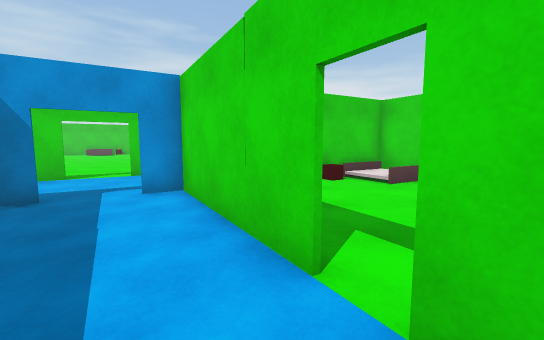
view 1 (above)

19 first-person views from a walk through a scene from a Unity 3-D project. The camera is 1.3 m above the floor, tilts 6° down and sees 90° across. The floor is counted in squares, 1 m on a side. Each view is taken from the middle of a square. On the plan, view 1 faces up. The plan holds only what a view shows up to about 13 squares ahead; the rest is blank. The place goes on beyond the plan.

view 2
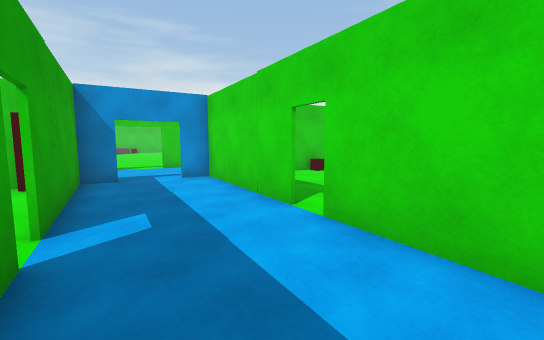

view 3
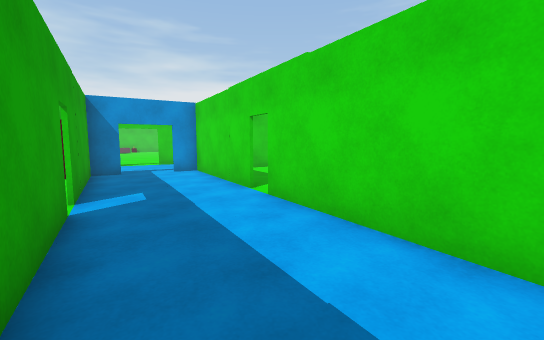

view 4
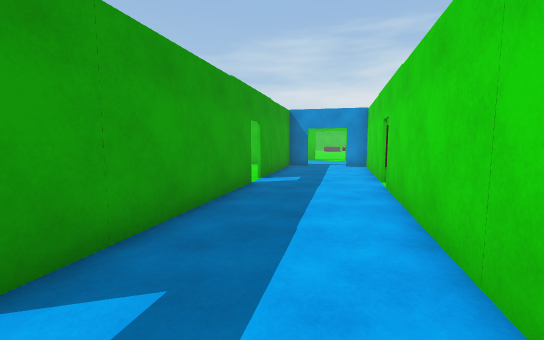

view 5
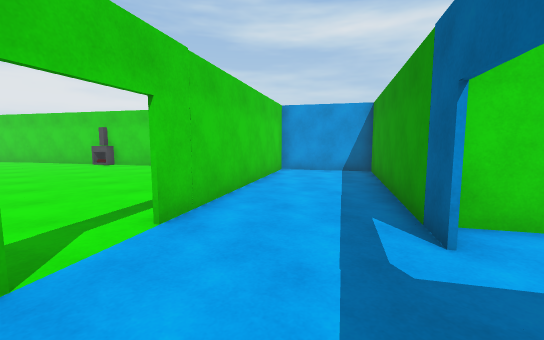

view 6
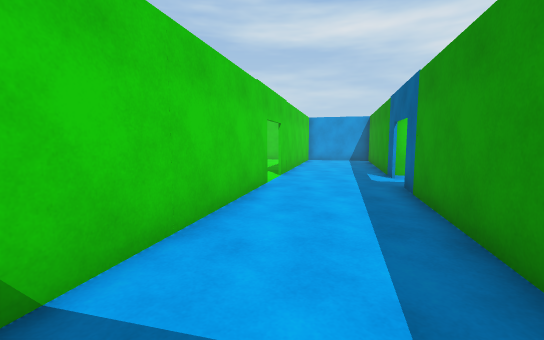

view 7
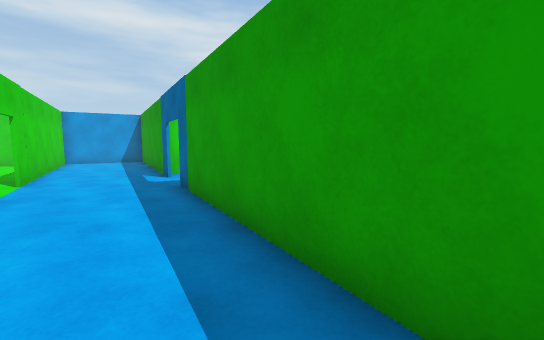

view 8
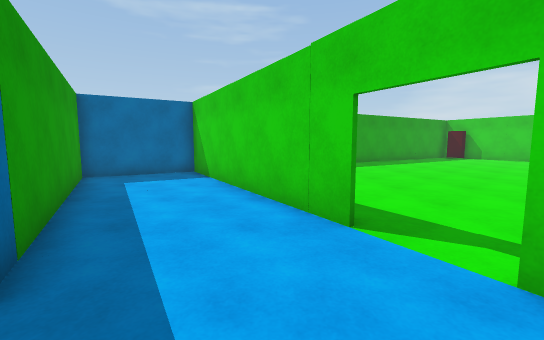

view 9
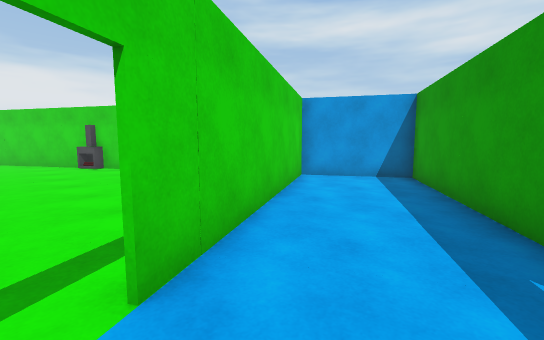

view 10
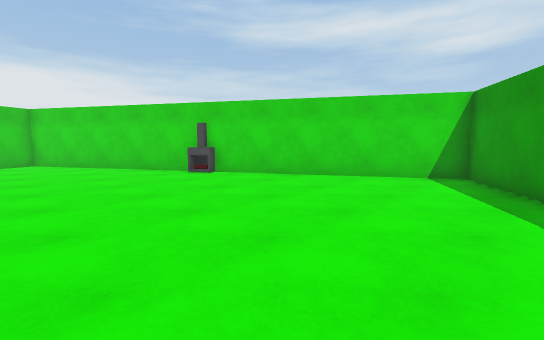

view 11
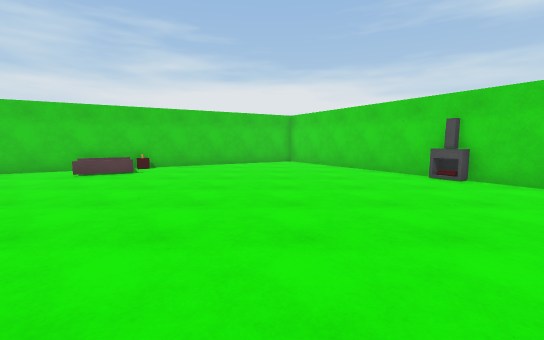

view 12
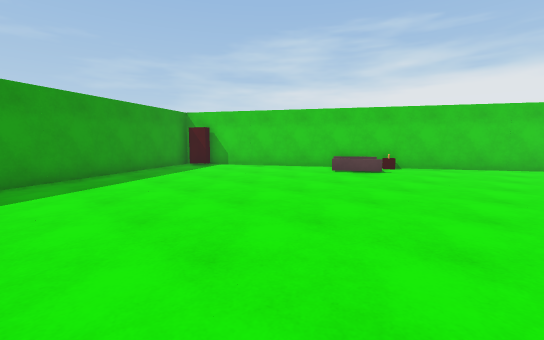

view 13
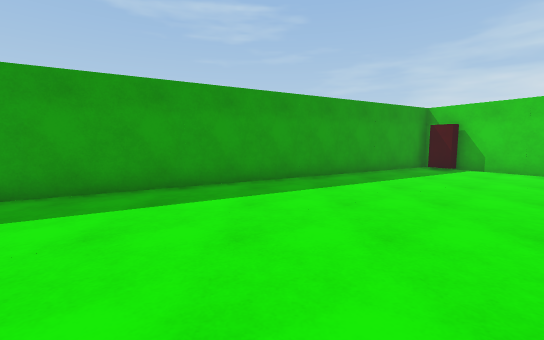

view 14
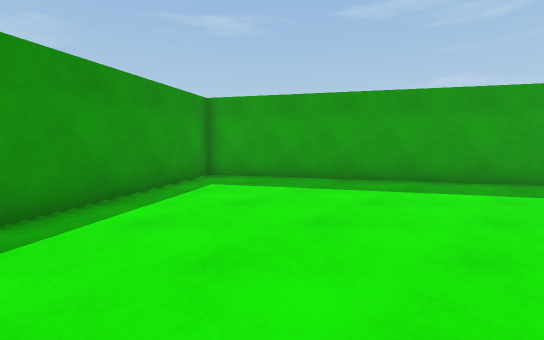

view 15
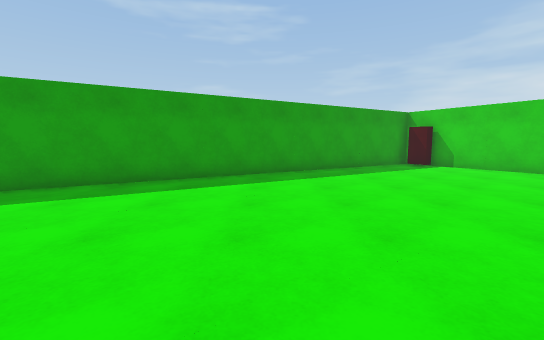

view 16
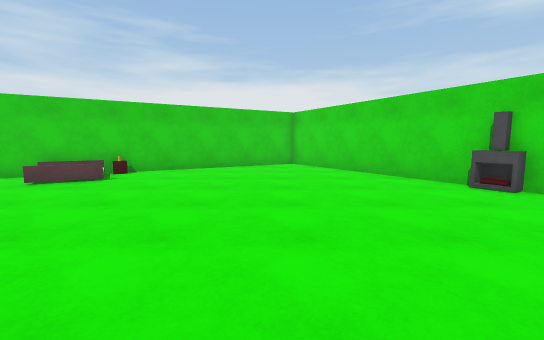

view 17
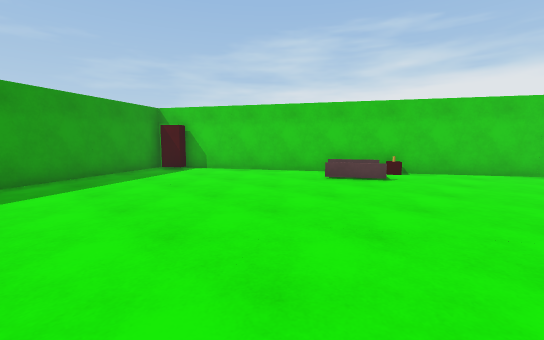

view 18
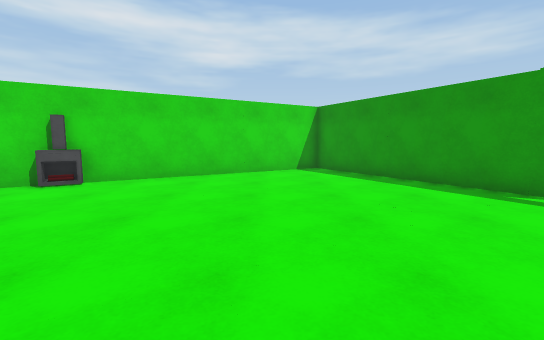

view 19
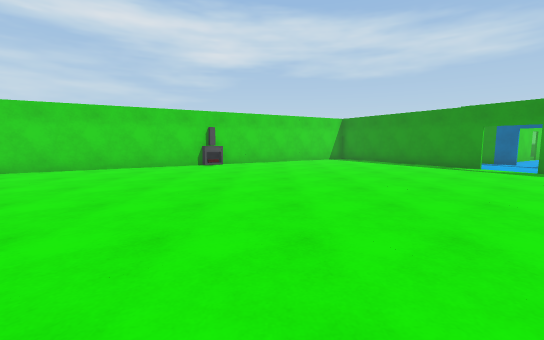

### Floor plan
Points are (right, up) in squares from view 1. A wall is a line through its corners. A room is listed if a view was taken in it or the views show most of it. See-through windows are left out.
Room 1 (views 1, 2, 3, 4, 5, 6, 7, 8, 9)
walls: (-3.4, 6.7) (4.5, 11.3); (-4.8, 5.7) (-5.8, 5.1) (-3, 0.4); (0.4, 2.5) (-2.4, 7.2) (-3.3, 6.6); (-2.6, -0.3) (0.8, -6.1); (-7, 9.2) (-14.8, 4.6); (5.3, 9.7) (2.4, 14.5); (2.3, 14.7) (-5.4, 10.1); (4.1, -3.8) (0.9, 1.7); (-14.6, 4.4) (-12.7, 1.2) (-5, 5.7)
ways out: opening at (-6.7, 10) to room 2
Room 2 (views 10, 11, 12, 13, 14, 15, 16, 17, 18, 19)
walls: (-5.5, 10.2) (2.4, 14.9); (-11.6, 29.6) (-23.5, 22.6); (-23.2, 22) (-24, 21.5); (-24.4, 21.2) (-14.6, 4.4); (-14.8, 4.7) (-8.9, 8.2); (2.4, 14.5) (-6.4, 29.5)
ways out: opening at (-6.7, 10) to room 1
objects: other object (-16, 24) to (-15, 25); cube (-15, 27); fireplace (-3, 23)

Where each view was taken, in squares from view 1:
view 1: 0 up, 0 right, facing up
view 2: 3 down, 0 right, facing up
view 3: 5 down, 1 right, facing up
view 4: 6 down, 4 right, facing up-left
view 5: 6 up, 7 left, facing up-right
view 6: 3 up, 13 left, facing up-right
view 7: 3 up, 13 left, facing right
view 8: 8 up, 3 left, facing left
view 9: 8 up, 6 left, facing up-right
view 10: 13 up, 9 left, facing up-right
view 11: 14 up, 9 left, facing up
view 12: 14 up, 10 left, facing up-left
view 13: 14 up, 11 left, facing left
view 14: 14 up, 9 left, facing down-left
view 15: 14 up, 9 left, facing left
view 16: 16 up, 9 left, facing up
view 17: 16 up, 11 left, facing up-left
view 18: 17 up, 11 left, facing right
view 19: 20 up, 18 left, facing right
